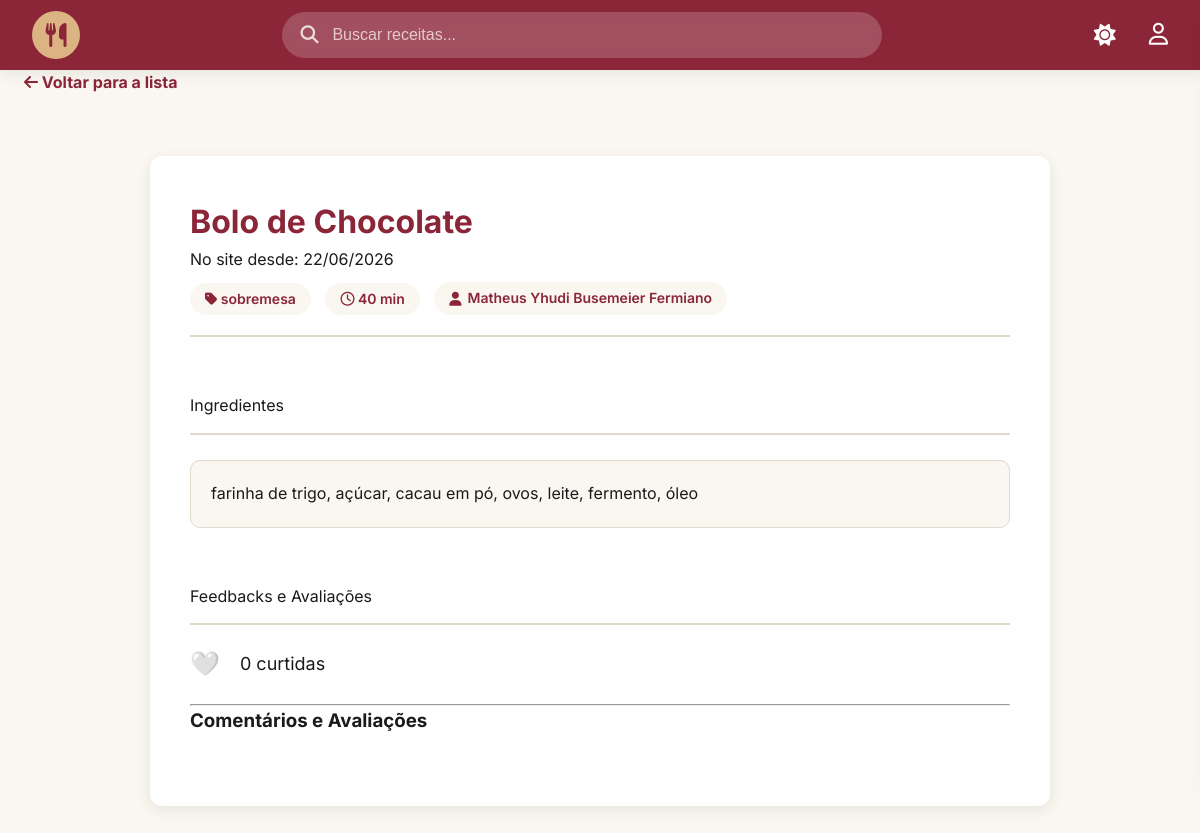
/views/recipes/recipe_view.php?id=1, run on the app's committed database.
### tables this page shows
CREATE TABLE recipes (
    id INT AUTO_INCREMENT PRIMARY KEY,
    name VARCHAR(150) NOT NULL,
    ingredients TEXT NOT NULL,
    description TEXT,
    preparation_time INT,
    category VARCHAR(50),
    price DECIMAL(10, 2) DEFAULT 0.00,
    is_public BOOLEAN DEFAULT TRUE,
    
    user_id INT NULL,
    chef_id INT NULL,
    restaurant_id INT NULL,

    created_at TIMESTAMP DEFAULT CURRENT_TIMESTAMP,
    updated_at TIMESTAMP DEFAULT CURRENT_TIMESTAMP ON UPDATE CURRENT_TIMESTAMP,
    deleted_at DATETIME,

    CONSTRAINT fk_recipe_user FOREIGN KEY (user_id) REFERENCES users(id) ON DELETE CASCADE,
    CONSTRAINT fk_recipe_chef FOREIGN KEY (chef_id) REFERENCES chef(id) ON DELETE CASCADE,
    CONSTRAINT fk_recipe_restaurant FOREIGN KEY (restaurant_id) REFERENCES restaurants(id) ON DELETE CASCADE
);

### config/database.php (called while the page is built, shortened)
<?php
class database {
    private static $conexao = null;
    public static function getConexao() {
        if (self::$conexao === null) {
            try {
                $dsn = "mysql:host=" . DB_HOST . ";dbname=" . DB_NAME . ";charset=utf8mb4";
                self::$conexao = new PDO($dsn, DB_USER, DB_PASS, [
                    PDO::ATTR_ERRMODE => PDO::ERRMODE_EXCEPTION,
                    PDO::ATTR_DEFAULT_FETCH_MODE => PDO::FETCH_ASSOC,
                    PDO::ATTR_EMULATE_PREPARES => false,
                ]);
            } catch (PDOException $e) {
                die("Erro de conexão: " . $e->getMessage());
            }
        }
        return self::$conexao;
    }
}

### models/dao/recipeDAO.php (called while the page is built, shortened)
<?php
require_once dirname(__DIR__, 2) . '/config/database.php';
require_once dirname(__DIR__) . '/model/recipe.php';
class recipeDAO {
    private $conn;
    public function __construct() {
        $this->conn = database::getConexao();
    }
    public function read($id) {
        $sql = "SELECT r.*,
                COALESCE(u.name, c.name, res.name) as owner_name,
                res.location_map_link,
                res.address
                FROM recipes r
                LEFT JOIN users u ON r.user_id = u.id
                LEFT JOIN chef c ON r.chef_id = c.id
                LEFT JOIN restaurants res ON r.restaurant_id = res.id
                WHERE r.id = ?";
        $stmt = $this->conn->prepare($sql);
        $stmt->execute([$id]);
        $dados = $stmt->fetch(PDO::FETCH_ASSOC);
        $r = new Recipe(
            $dados['name'], $dados['ingredients'], $dados['description'],
            $dados['preparation_time'], $dados['category'], $dados['price'],
            $dados['is_public'], $dados['user_id'], $dados['chef_id'],
            $dados['restaurant_id'], $dados['id'], $dados['created_at']
        );
        $r->setOwnerName($dados['owner_name']);
        $r->setLocationMapLink($dados['location_map_link'] ?? null);
        $r->setAddress($dados['address'] ?? null);
        return $r;
    }
    public function getLikeCount($recipeId) {
        $sql = "SELECT COUNT(*) as total FROM recipe_likes WHERE recipe_id = ?";
        $stmt = $this->conn->prepare($sql);
        $stmt->execute([$recipeId]);
        return $stmt->fetch(PDO::FETCH_ASSOC)['total'];
    }
}

### models/model/recipe.php (called while the page is built, shortened)
<?php
class Recipe {
    private $id;
    private $name;
    private $ingredients;
    private $preparation_time;
    private $category;
    private $user_id;
    private $created_at;
    private $owner_name;
    public function __construct($name, $ingredients, $description = null, $preparation_time = null, $category = null, $price = 0.00, $is_public = 1, $user_id = null, $chef_id = null, $restaurant_id = null, $id = null, $created_at = null) {
        $this->created_at = $created_at;
    }
    public function getId() { return $this->id; }
    public function getName() { return $this->name; }
    public function getIngredients() { return $this->ingredients; }
    public function getPreparationTime() { return $this->preparation_time; }
    public function getCategory() { return $this->category; }
    public function getUserId() { return $this->user_id; }
    public function getCreatedAt() { return $this->created_at; }
    public function getOwnerName() { return $this->owner_name; }
    public function setId($id) { $this->id = $id; }
    public function setName($n) { $this->name = trim($n); }
    public function setIngredients($i) { $this->ingredients = trim($i); }
    public function setPreparationTime($pt) { $this->preparation_time = $pt; }
    public function setCategory($c) { $this->category = trim($c); }
    public function setUserId($uid) { $this->user_id = $uid; }
    public function setOwnerName($name) { $this->owner_name = $name; }
}

### views/recipes/recipe_view.php (the view, shortened to what this page needs)
<?php
require_once dirname(__DIR__, 2) . '/base.php';
require_once dirname(__DIR__, 2) . '/models/model/recipe.php';
require_once dirname(__DIR__, 2) . '/models/dao/recipeDAO.php';
$dao = new recipeDAO();
$r = null;
if (isset($_GET['id'])) { $r = $dao->read($_GET['id']); }
$userIdLogado = $_SESSION['user_id'] ?? null;
$userTypeLogado = $_SESSION['user_type'] ?? 'user';
$curtiu = ($userIdLogado) ? $dao->userLiked($r->getId(), $userIdLogado, $userTypeLogado) : false;
$totalLikes = $dao->getLikeCount($r->getId());
$autorNome = '';
$autorLink = '';
$autorIcon = '';
if (!empty($r->getUserId())) {
    $autorNome = $r->getOwnerName();
    $autorLink = '../user_profile.php?id=' . $r->getUserId();
    $autorIcon = 'fa-user';
} elseif (!empty($r->getChefId())) {
    $autorNome = $r->getOwnerName();
    $autorLink = '../user_profile.php?id=' . $r->getChefId() . '&type=chef';
    $autorIcon = 'fa-utensils';
} elseif (!empty($r->getRestaurantId())) {
    $autorNome = $r->getOwnerName();
    $autorLink = '../restaurant_profile.php?id=' . $r->getRestaurantId();
    $autorIcon = 'fa-store';
}
?>
<div class="container">
    <a href="recipe_list.php" class="btn-back"><i class="fa-solid fa-arrow-left"></i> Voltar para a lista</a>
    <div class="view-card">
        <div class="view-header">
            <h1><?= htmlspecialchars($r->getName()) ?></h1>
            <p>No site desde: <?= date('d/m/Y', strtotime($r->getCreatedAt())) ?></p>
            <div style="margin-top: 10px;">
                <span class="badge-info"><i class="fa-solid fa-tag"></i> <?= htmlspecialchars($r->getCategory()) ?></span>
                <span class="badge-info"><i class="fa-regular fa-clock"></i> <?= htmlspecialchars($r->getPreparationTime()) ?> min</span>
                <?php if ($autorNome && $autorLink): ?>
                    <a href="<?= $autorLink ?>" class="badge-info" style="text-decoration: none; display: inline-flex; align-items: center; gap: 6px;">
                        <i class="fa-solid <?= $autorIcon ?>"></i> <?= htmlspecialchars($autorNome) ?>
                    </a>
                <?php endif; ?>
            </div>
        </div>
        <div class="section-title">Ingredientes</div>
        <br>
        <div class="content-box"><?= nl2br(htmlspecialchars($r->getIngredients())) ?></div>
        <div class="section-title">Feedbacks e Avaliações</div>
        <div class="interaction-bar" style="display: flex; align-items: center; gap: 20px; margin: 20px 0;">
            <?php if($userIdLogado): ?>
                <a href="recipe_like_action.php?id=<?= $r->getId() ?>" style="text-decoration: none; font-size: 24px;">
                    <?= $curtiu ? '❤️' : '🤍' ?>
                </a>
            <?php else: ?>
                <a href="../login.php" style="text-decoration: none; font-size: 24px;" title="Faça login para curtir">
                    🤍
                </a>
            <?php endif; ?>
            <span style="font-size: 18px; color: var(--text);"><?= $totalLikes ?> curtidas</span>
        </div>
        <hr>
        <div class="reviews-section">
            <h3>Comentários e Avaliações</h3>
        </div>
    </div> </div> </body>
</html>

### static/style.css (style rules this page uses)
:root { --bg: #faf7f0; --surface: #ffffff; --text: #1a1a1a; --text-secondary:#5a5a5a; --primary: #8b2538; --primary-hover: #a12f45; --accent: #dcb382; --accent-hover: #c49b5e; --border: #e1dacb; --input-bg: #fafafa; --input-border: #ddd; --danger: #e74c3c; --danger-hover: #c0392b; --warning-bg: #fff3cd; --warning-text: #856404; --warning-border:#ffeeba; --success-bg: #d4edda; --success-text: #155724; --error-bg: #fde8e8; --error-text: #9b1c1c; --shadow-sm: 0 1px 3px rgba(0,0,0,0.06); --shadow-md: 0 4px 15px rgba(0,0,0,0.08); --shadow-lg: 0 10px 30px rgba(0,0,0,0.12); --transition: 0.25s ease-in-out; --radius-sm: 6px; --radius-md: 12px; --radius-lg: 24px; --max-width: 1280px; }
*, *::before, *::after { box-sizing: border-box; margin: 0; padding: 0; }
html { scroll-behavior: smooth; }
body { font-family: 'Inter', 'Segoe UI', Tahoma, Geneva, Verdana, sans-serif; background-color: var(--bg); color: var(--text); line-height: 1.6; transition: background-color var(--transition), color var(--transition); min-height: 100vh; display: flex; flex-direction: column; }
a { color: inherit; text-decoration: none; }
.container { max-width: var(--max-width); margin: 0 auto; padding: 0 24px; width: 100%; }
.section-title { display: flex; justify-content: space-between; align-items: baseline; flex-wrap: wrap; gap: 12px; margin-top: 56px; border-bottom: 2px solid var(--border); padding-bottom: 14px; transition: border-color var(--transition); }
.view-card { background: var(--surface); padding: 40px; border-radius: var(--radius-md); box-shadow: var(--shadow-md); max-width: 900px; margin: 40px auto; }
.view-header { border-bottom: 2px solid var(--border); padding-bottom: 20px; margin-bottom: 30px; }
.view-header h1 { color: var(--primary); margin: 0; font-size: 32px; }
.badge-info { display: inline-block; background: var(--bg); color: var(--primary); padding: 5px 15px; border-radius: 20px; font-weight: 600; margin-right: 10px; font-size: 14px; }
.content-box { background: var(--bg); padding: 20px; border-radius: 10px; border: 1px solid var(--border); line-height: 1.6; color: var(--text); margin-bottom: 30px; }
.btn-back { display: inline-block; margin-bottom: 20px; text-decoration: none; color: var(--primary); font-weight: bold; transition: color 0.2s; }

### data on the page
recipes: name "Bolo de Chocolate", created_at "22/06/2026", category "sobremesa", preparation_time "40", ingredients "farinha de trigo, açúcar, cacau em pó, ovos, leite, fermento, óleo"

### other printed values
$autorNome "Matheus Yhudi Busemeier Fermiano"
$totalLikes "0"
